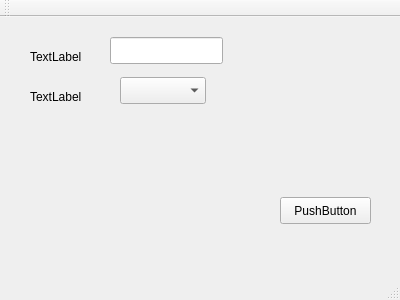
<?xml version="1.0" encoding="UTF-8"?>
<ui version="4.0">
 <class>MainWindow</class>
 <widget class="QMainWindow" name="MainWindow">
  <property name="geometry">
   <rect>
    <x>0</x>
    <y>0</y>
    <width>400</width>
    <height>300</height>
   </rect>
  </property>
  <property name="windowTitle">
   <string>MainWindow</string>
  </property>
  <widget class="QWidget" name="centralWidget">
   <widget class="QLineEdit" name="lineEdit">
    <property name="geometry">
     <rect>
      <x>110</x>
      <y>20</y>
      <width>113</width>
      <height>27</height>
     </rect>
    </property>
   </widget>
   <widget class="QLabel" name="label">
    <property name="geometry">
     <rect>
      <x>30</x>
      <y>30</y>
      <width>69</width>
      <height>19</height>
     </rect>
    </property>
    <property name="text">
     <string>TextLabel</string>
    </property>
   </widget>
   <widget class="QComboBox" name="comboBox">
    <property name="geometry">
     <rect>
      <x>120</x>
      <y>60</y>
      <width>86</width>
      <height>27</height>
     </rect>
    </property>
   </widget>
   <widget class="QLabel" name="label_2">
    <property name="geometry">
     <rect>
      <x>30</x>
      <y>70</y>
      <width>69</width>
      <height>19</height>
     </rect>
    </property>
    <property name="text">
     <string>TextLabel</string>
    </property>
   </widget>
   <widget class="QPushButton" name="pushButton">
    <property name="geometry">
     <rect>
      <x>280</x>
      <y>180</y>
      <width>91</width>
      <height>27</height>
     </rect>
    </property>
    <property name="text">
     <string>PushButton</string>
    </property>
   </widget>
  </widget>
  <widget class="QMenuBar" name="menuBar">
   <property name="geometry">
    <rect>
     <x>0</x>
     <y>0</y>
     <width>400</width>
     <height>24</height>
    </rect>
   </property>
  </widget>
  <widget class="QToolBar" name="mainToolBar">
   <attribute name="toolBarArea">
    <enum>TopToolBarArea</enum>
   </attribute>
   <attribute name="toolBarBreak">
    <bool>true</bool>
   </attribute>
  </widget>
  <widget class="QStatusBar" name="statusBar"/>
 </widget>
 <layoutdefault spacing="6" margin="11"/>
 <resources/>
 <connections/>
</ui>
